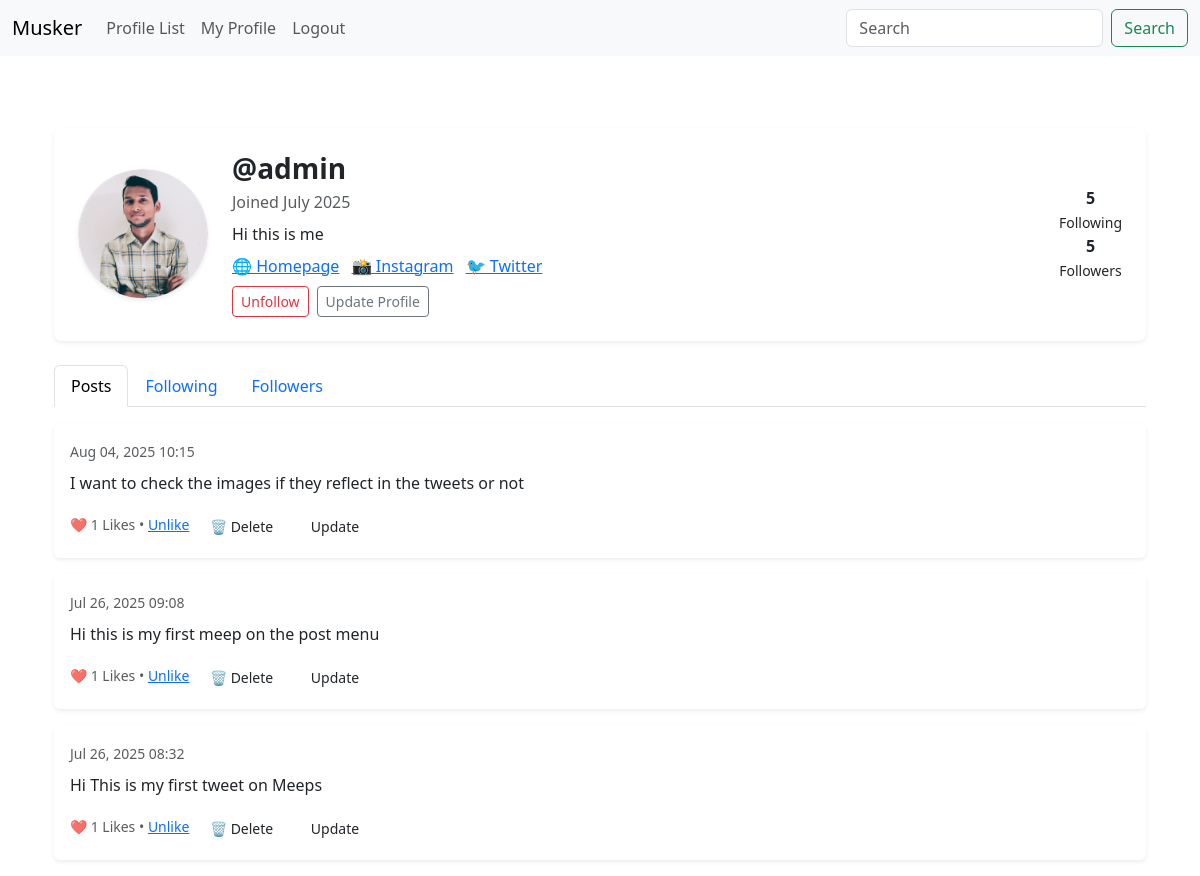
/profile/1 (signed in), run on an earlier commit of the app's database.
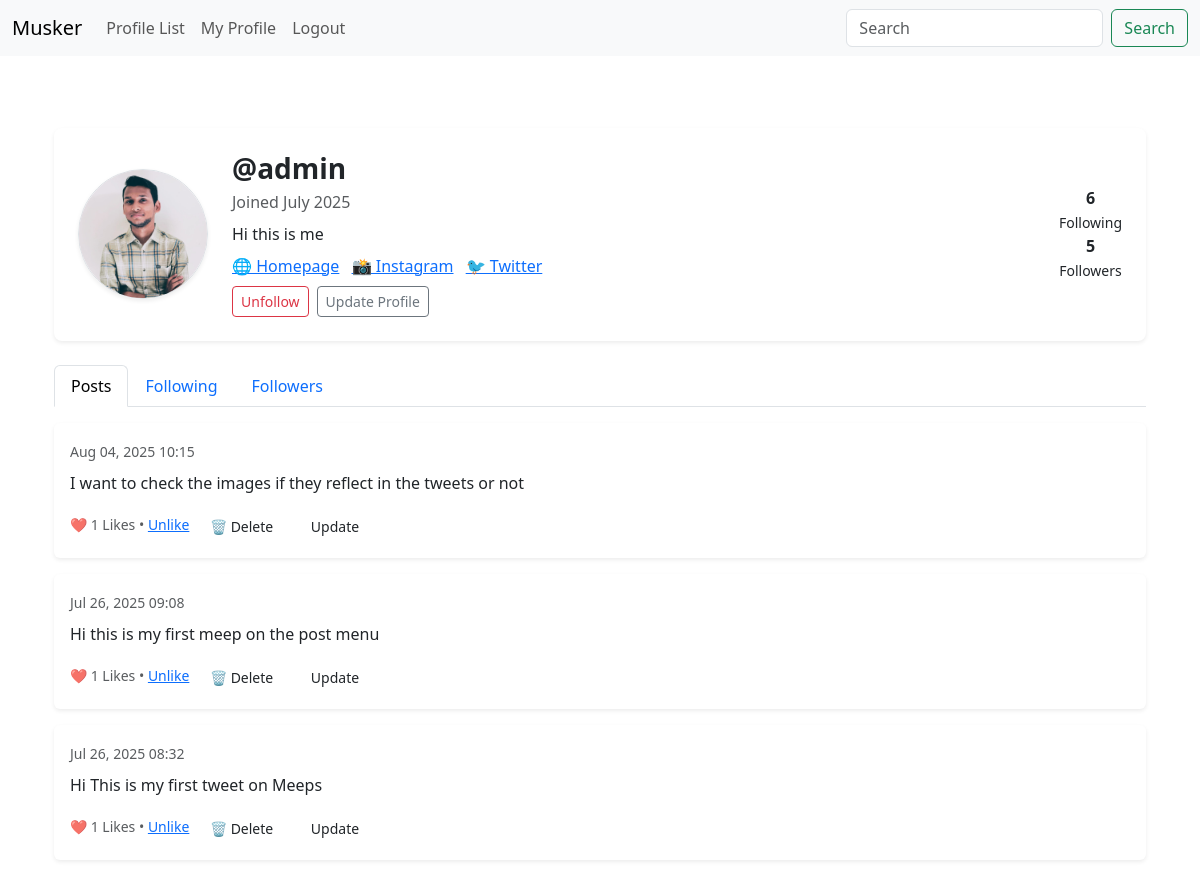
And on a later commit of the database.
### musk/models.py (models this page shows, shortened)
class Profile(models.Model):
    user = models.OneToOneField(User, on_delete=models.CASCADE)
    follows = models.ManyToManyField(
        "self",
        related_name="followed_by",
        symmetrical=False,
        blank=True
    )
    date_modified = models.DateTimeField(User, auto_now=True)
    profile_image = models.ImageField(null=True,blank=True,upload_to="images/")
    profile_bio = models.CharField(max_length=500,null=True,blank=True)
    homepage_link = models.CharField(max_length=500,null=True,blank=True)
    instagram_link = models.CharField(max_length=500,null=True,blank=True)
    twitter_link = models.CharField(max_length=500,null=True,blank=True)

### musk/views.py (the view, shortened to what this page needs)
# urls.py: path('profile/<int:pk>', views.profile, name = 'profile'),
def profile(request,pk):
    if request.user.is_authenticated:
        profile = get_object_or_404(Profile, user_id=pk)
        meeps = Meep.objects.filter(user_id=pk).order_by("-created_at")
        return render(request, 'profile.html', {
            "profile": profile,
            "meeps": meeps
        })
    else:
        messages.success(request,("You must be logged in the application"))
        return redirect('home')

### musk/models.py (called while the page is built)
    def number_of_likes(self):
        return self.likes.count()

### templates/profile.html (shortened to what the changed rows need)
{% extends "base.html" %} {% load static %} {% block content %} {% if profile %}
<div class="container mt-5">
  <div class="card shadow-sm border-0 rounded-3 mb-4 p-4">
    <div class="row align-items-center">
      <div class="col-auto">
        {% if profile.profile_image %}
        <img
          src="{{ profile.profile_image.url }}"
          class="rounded-circle border shadow-sm"
          style="width: 130px; height: 130px; object-fit: cover"
        />
        {% else %}
        <img
          src="{% static 'images/default_profile_pic.png' %}"
          class="rounded-circle border shadow-sm"
          style="width: 130px; height: 130px; object-fit: cover"
        />
        {% endif %}
      </div>
      <div class="col">
        <h3 class="fw-bold mb-1">@{{ profile.user.username }}</h3>
        <p class="text-muted mb-2">
          Joined {{ profile.user.date_joined|date:"F Y" }}
        </p>
        {% if profile.profile_bio %}
        <p class="mb-2">{{ profile.profile_bio }}</p>
        {% endif %}
        <div class="mb-2">
          {% if profile.homepage_link %}
          <a href="{{ profile.homepage_link }}" target="_blank" class="me-2"
            >🌐 Homepage</a
          >
          {% endif %} {% if profile.instagram_link %}
          <a href="{{ profile.instagram_link }}" target="_blank" class="me-2"
            >📸 Instagram</a
          >
          {% endif %} {% if profile.twitter_link %}
          <a href="{{ profile.twitter_link }}" target="_blank">🐦 Twitter</a>
          {% endif %}
        </div>
        <div class="d-flex align-items-center">
          <form method="POST" class="me-2">
            {% csrf_token %} {% if profile in user.profile.follows.all %}
            <button
              type="submit"
              class="btn btn-sm btn-outline-danger"
              name="follow"
              value="unfollow"
            >
              Unfollow
            </button>
            {% endif %}
          </form>
          {% if request.user.id == profile.user.id %}
          <a
            href="{% url 'update_user' %}"
            class="btn btn-sm btn-outline-secondary"
          >
            Update Profile
          </a>
          {% endif %}
        </div>
      </div>
      <div class="col-auto text-center">
        <div>
          <strong>{{ profile.follows.count }}</strong><br /><small
            >Following</small
          >
        </div>
        <div>
          <strong>{{ profile.followed_by.count }}</strong><br /><small
            >Followers</small
          >
        </div>
      </div>
    </div>
  </div>
  <ul class="nav nav-tabs mb-3" id="profileTabs" role="tablist">
    <li class="nav-item">
      <a
        class="nav-link active"
        id="posts-tab"
        data-bs-toggle="tab"
        href="#posts"
        role="tab"
        >Posts</a
      >
    </li>
    <li class="nav-item">
      <a
        class="nav-link"
        id="following-tab"
        data-bs-toggle="tab"
        href="#following"
        role="tab"
        >Following</a
      >
    </li>
    <li class="nav-item">
      <a
        class="nav-link"
        id="followers-tab"
        data-bs-toggle="tab"
        href="#followers"
        role="tab"
        >Followers</a
      >
    </li>
  </ul>
  <div class="tab-content" id="profileTabsContent">
    <div class="tab-pane fade show active" id="posts" role="tabpanel">
      {% if meeps %} {% for meep in meeps %}
      <div class="card border-0 shadow-sm mb-3">
        <div class="card-body">
          <small class="text-muted"
            >{{ meep.created_at|date:"M d, Y H:i" }}</small
          >
          <p class="mt-2">{{ meep.body }}</p>
          <small class="text-muted">
            ❤️ {{ meep.number_of_likes }} Likes •
            {% if user in meep.likes.all%}
            <a href="{% url 'meep_like' meep.id %}">Unlike</a>
            {% else %}
            <a href="{% url 'meep_like' meep.id %}" >Like</a>
            {% endif %}
            {% if request.user.username == profile.user.username %}
            <a href="{% url 'delete_meep' meep.id %}" class="btn btn-sm rounded-pill px-3 ms-auto">🗑️ Delete</a>
            {% endif %}
            {% if request.user.username == profile.user.username %}
            <a href="{% url 'edit_meep' meep.id %}" class="btn btn-sm rounded-pill px-3 ms-auto">Update</a>
            {% endif %}
          </small>
        </div>
      </div>
      {% endfor %} {% else %}
      <p class="text-muted">No posts yet.</p>
      {% endif %}
    </div>
  </div>
</div>
{% else %}
<div class="container mt-4">
  <div class="alert alert-danger">Profile not found.</div>
</div>
{% endif %} {% endblock %}

What changed in the data, as far as the page shows it:
changed Profile "Hi this is me": follows.count "5" → "6"
